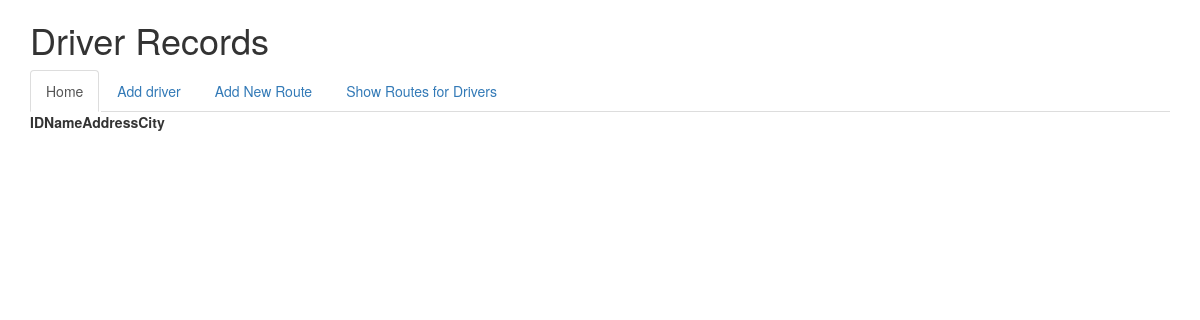
/, run on an earlier commit of the app's database.
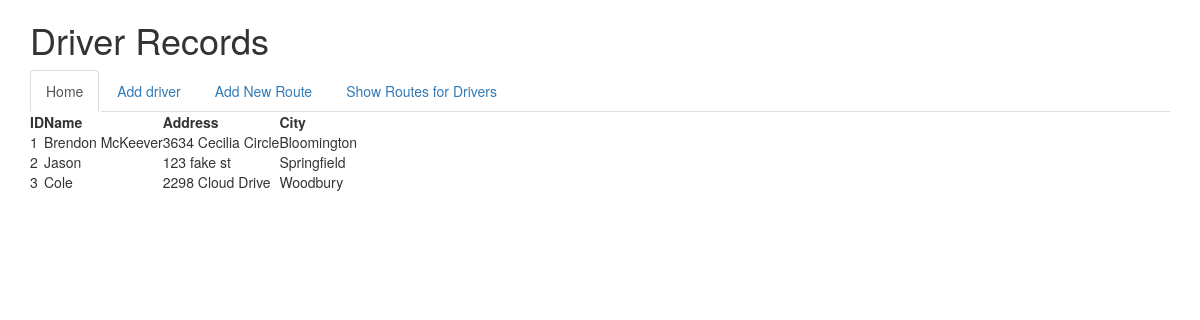
And on a later commit of the database.
### App.py (models this page shows, shortened)
class Driver_records(db.Model):
    __tablename__ = 'driver'
    id = db.Column('DriverID', db.Integer, primary_key = True)
    name = db.Column(db.String(100))
    address = db.Column(db.String(200))
    city = db.Column(db.String(50))
    orderPickup = relationship("Order_Table_Pickup")
    orderDel = relationship("Order_Table_Del")

### App.py (the view)
@app.route('/')
def home_page():
    return render_template('home_page.html', driver_records = Driver_records.query.all())

### templates/home_page.html (shortened to what this page needs)
<!DOCTYPE html>
<html lang="en">
<head>
  <link rel="stylesheet" href="http://maxcdn.bootstrapcdn.com/bootstrap/3.3.7/css/bootstrap.min.css">
  <link rel="stylesheet" href="{{ url_for('static', filename= 'style.css') }}">
</head>
<body>
<div class="container">
  <h1>Driver Records</h1>
  <ul class="nav nav-tabs">
    <li class="active"><a href = "/">Home</a></li>
    <li><a href = "{{ url_for('new_driver') }}"> Add driver</a></li>
    <li><a href = "{{ url_for('new_order') }}"> Add New Route</a></li>
    <li><a href = "{{ url_for('display_orders') }}"> Show Routes for Drivers</a></li>
  </ul>
  <table>
    <thead>
      <tr>
        <th>ID</th>
        <th>Name</th>
        <th>Address</th>
        <th>City</th>
      </tr>
    </thead>
      {% for driver in driver_records %}
        <tr>
          <td>{{ driver.id }}</td>
          <td>{{ driver.name }}</td>
          <td>{{ driver.address }}</td>
          <td>{{ driver.city }}</td>
        </tr>
      {% endfor %}
  </table>
</div>
</body>
</html>

### static/style.css (style rules this page uses)
li.active { background-color: white; }
.container { background-color: white; }

What changed in the data, as far as the page shows it:
added Driver_records: id "1", name "Brendon McKeever", address "3634 Cecilia Circle", city "Bloomington"
added Driver_records: id "2", name "Jason", address "123 fake st", city "Springfield"
added Driver_records: id "3", name "Cole", address "2298 Cloud Drive", city "Woodbury"
